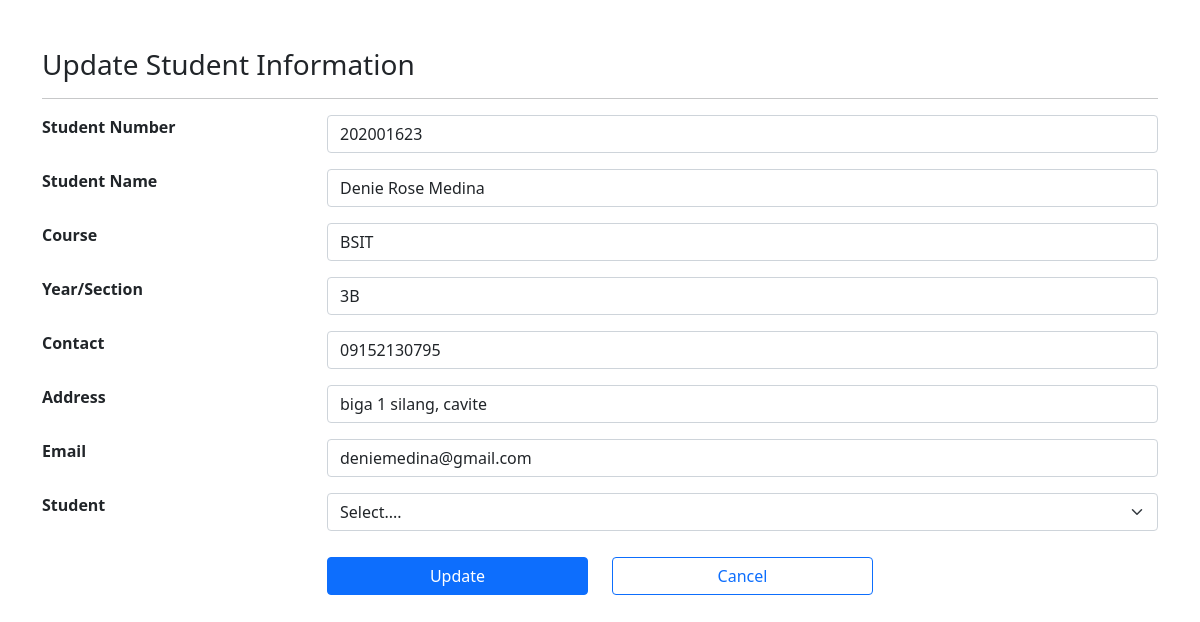
The app's page /admin/updateforIT3B.php?id=1 with its own data.
### tables this page shows
CREATE TABLE `it3b` (
  `id` int(255) NOT NULL,
  `studentNumber` varchar(255) NOT NULL,
  `studentName` varchar(255) NOT NULL,
  `course` varchar(255) NOT NULL,
  `year_section` varchar(255) NOT NULL,
  `contact` varchar(255) NOT NULL,
  `address` varchar(255) NOT NULL,
  `email` varchar(255) NOT NULL,
  `student` varchar(255) NOT NULL
);

### admin/updateforIT3B.php (the view, shortened to what this page needs)
<?php
include 'connection.php';
$id=$_GET["id"];
$sql="SELECT * FROM IT3B WHERE id=$id";
$result = mysqli_query($con, $sql);
$row=mysqli_fetch_assoc($result);
$studentNumber=$row['studentNumber'];
$studentName=$row['studentName'];
$course=$row['course'];
$year_section=$row['year_section'];
$contact=$row['contact'];
$address=$row['address'];
$email = $row['email'];
$student = $row['student'];
?>
<!DOCTYPE html>
<html lang="en">
<head>
    <link rel="stylesheet" href="style.css">
    <link href="https://cdn.jsdelivr.net/npm/bootstrap@5.0.2/dist/css/bootstrap.min.css" rel="stylesheet"
>
</head>
<body>
    <div class="container my-5">
    <h3>Update Student Information</h3>
        <hr>
            <form method="POST">
                <div class="row mb-3">
                    <label class="col-sm-3 form label">Student Number</label>
                    <div class="col sm-6">
                        <input type="text" class="form-control" name="studentNumber"  value="<?php echo $studentNumber;?>" >
                    </div>
                </div>
                <div class="row mb-3">
                    <label class="col-sm-3 form label">Student Name</label>
                    <div class="col sm-6">
                        <input type="text" class="form-control" name="studentName"  value="<?php echo $studentName;?>">
                    </div>
                </div>
                <div class="row mb-3">
                    <label class="col-sm-3 form label">Course</label>
                    <div class="col sm-6">
                        <input type="text" class="form-control" name="course"  value="<?php echo $course;?>">
                    </div>
                </div>
                <div class="row mb-3">
                    <label class="col-sm-3 form label">Year/Section</label>
                    <div class="col sm-6">
                        <input type="text" class="form-control" name="year_section"  value="<?php echo $year_section;?>">
                    </div>
                </div>
                <div class="row mb-3">
                    <label class="col-sm-3 form label">Contact</label>
                    <div class="col sm-6">
                        <input type="text" class="form-control" name="contact"  value="<?php echo $contact;?>">
                    </div>
                </div>
                <div class="row mb-3">
                    <label class="col-sm-3 form label">Address</label>
                    <div class="col sm-6">
                        <input type="text" class="form-control" name="address"  value="<?php echo $address;?>" >
                    </div>
                </div>
                <div class="row mb-3">
                    <label class="col-sm-3 form label">Email</label>
                    <div class="col sm-6">
                        <input type="text" class="form-control" name="email" value="<?php echo $email;?>" >
                    </div>
                </div>
                <div class="row mb-3">
                <label class="col-sm-3 form label">Student</label>
                <div class="col sm-6">
                <select class="form-select" aria-label="Default select example" name="student" value="<?php echo $student;?>">
                        <option selected>Select....</option>
                </select>
                </div>
                </div>
                <div class="row mb-3">
                    <div class="offset-sm-3 col-sm-3 d-grid">
                        <input type="submit" class="btn btn-primary" name="submit" value="Update">
                    </div>
                    <div class="col-sm-3 d-grid">
                        <a class="btn btn-outline-primary" href="it3b.php" role="button">Cancel</a>
                    </div>
            </form>
    </div>
</body>
</html>

### assets/css/style.css (style rules this page uses)
label { font-weight: 700; }
.btn { margin-top: 10px; }
a { text-decoration: none; color: white; }

### records on screen
it3b: studentNumber "202001623", studentName "Denie Rose Medina", course "BSIT", year_section "3B", contact "09152130795", address "biga 1 silang, cavite", email "deniemedina@gmail.com", student "Select...."
